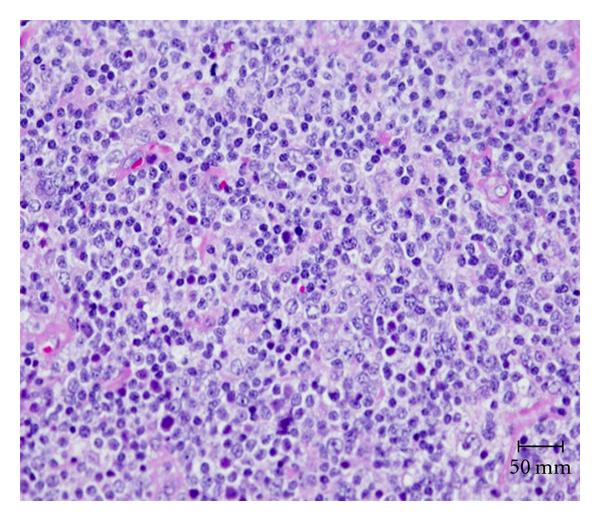
#> input picture MALT_from_paper.jpg, 600 x 521 px
$ jupyter execute Automatic_analysis_of_MALT_HE_image.ipynb   (shell and % lines are left out)
#> lines starting #> are read from the running program, lines starting #| are printed output that depends on the picture; after the words box and inside, x2 and y2 are one past the last pixel; in counts of white or black regions, pixels touching at a corner belong together
<a href="https://colab.research.google.com/github/jurader/automatic_analysis_of_MALT_HE_image/blob/main/Automatic_analysis_of_MALT_HE_image.ipynb" target="_parent"></a>

# Demo

For demo, please select "Runtime" -> "Run all cells" menu of Google Colaboratory.

## Demo image

The image in our Github repository is obtained from the following paper.

https://www.hindawi.com/journals/crigm/2011/945752/

# Analysis of your images

For analysis of your images, please upload your images to Google Colaboratory using "Upload to Session Storage" button. In addition, please add file paths of your images to list.csv.

[cell 1]
%cd automatic_analysis_of_MALT_HE_image/

[cell 2]
import os

import numpy as np
import pandas as pd
import skimage


def run_all(args):
    df = pd.read_csv(args.i)
#> (reads list.csv from the repository)
    N = len(df)

    results = []
    paths = df["filepath"]

    for i in range(N):
        i = paths[i]
        tim = skimage.io.imread(i)
#> tim is the input picture: shape (521, 600, 3); mean R, G, B 187.7, 167.2, 216.8

        r = tim[:,:,0]
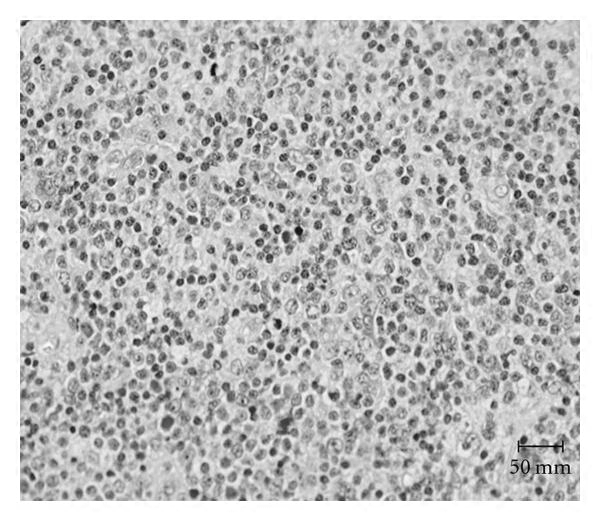
#> r: shape (521, 600); min 0, max 255, mean 187.7
        g = tim[:,:,1]
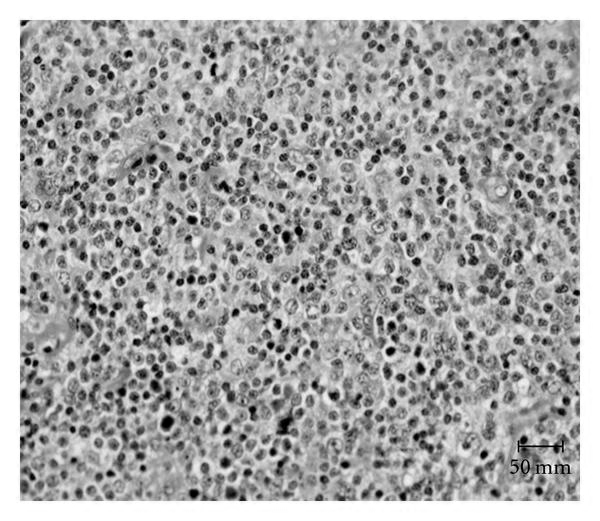
#> g: shape (521, 600); min 0, max 255, mean 167.2
        b = tim[:,:,2]
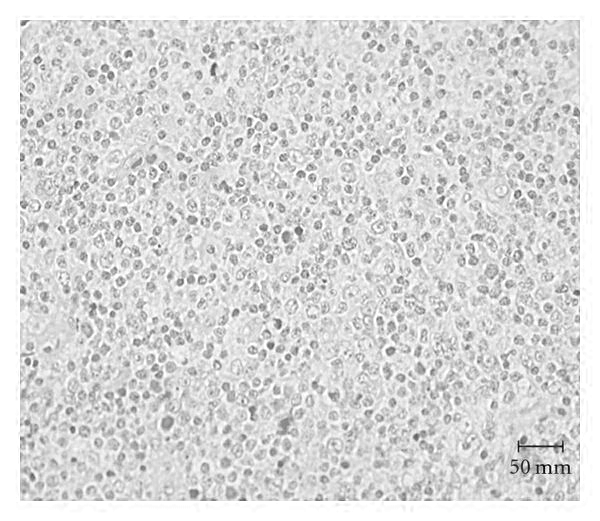
#> b: shape (521, 600); min 1, max 255, mean 216.8
        sh = r.shape
#> sh = (521, 600)

        if args.tr is None:
            mask_r = np.ones(sh)
        else:
            mask_r = (r > args.tr).astype(np.uint8)
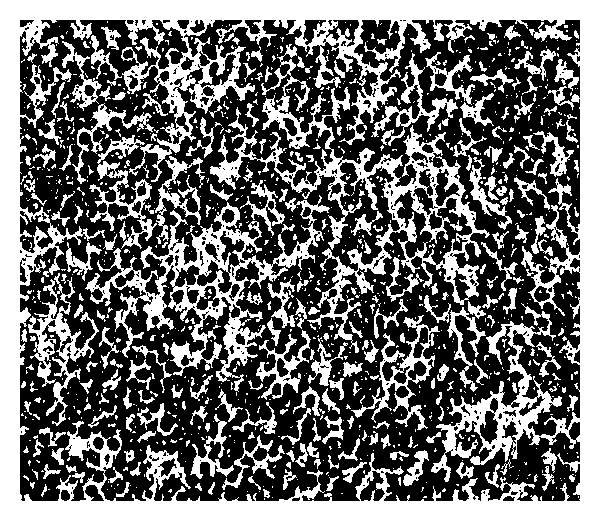
#> mask_r: shape (521, 600); values 0 (black) and 1 (white), 42.3% white; 1112 white regions (848 under 20 px), largest, box (x1, y1, x2, y2) and area: (0, 0, 600, 521) 68632, (210, 44, 490, 353) 12433, (85, 195, 330, 392) 9767

        if args.tg is None:
            mask_g = np.ones(sh)
        else:
            mask_g = np.logical_and(g>args.tg, g<args.tgg).astype(np.uint8)
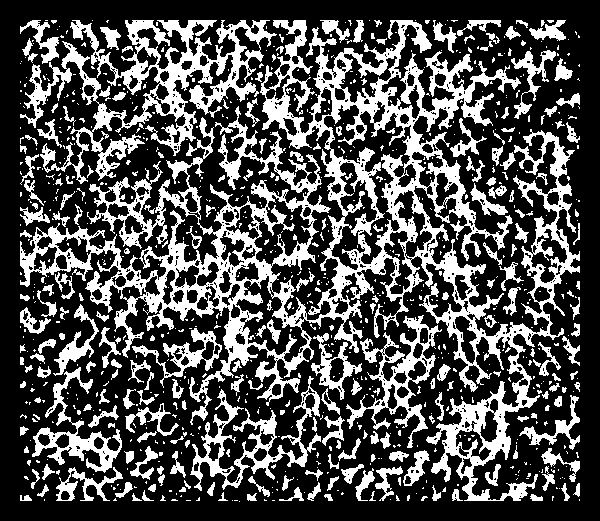
#> mask_g: shape (521, 600); values 0 (black) and 1 (white), 31% white; 884 white regions (654 under 20 px), largest, box (x1, y1, x2, y2) and area: (20, 20, 580, 501) 51012, (20, 20, 277, 184) 10885, (190, 376, 321, 491) 3245

        if args.tb is None:
            mask_b = np.ones(sh)
        elif args.tb == -1:
            mask_b = (r > b).astype(np.uint8)
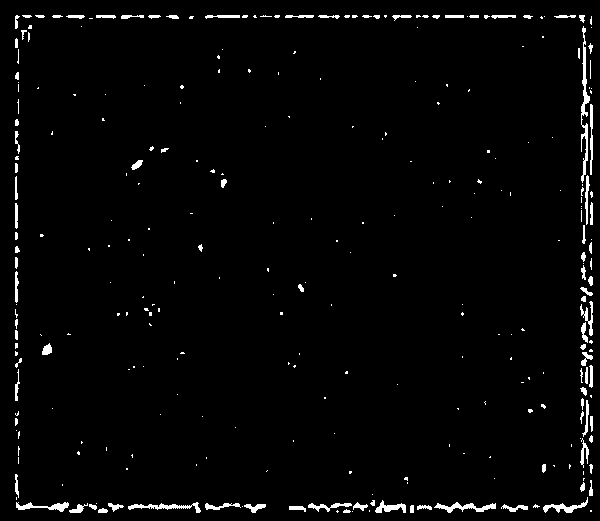
#> mask_b: shape (521, 600); values 0 (black) and 1 (white), 2.3% white; 291 white regions (195 under 20 px), largest, box (x1, y1, x2, y2) and area: (581, 26, 590, 183) 508, (434, 502, 496, 513) 286, (128, 502, 201, 513) 277
        else:
            mask_b = (b > args.tb).astype(np.uint8)

        m = ((mask_r + mask_g + mask_b) > 2).astype(np.uint8)
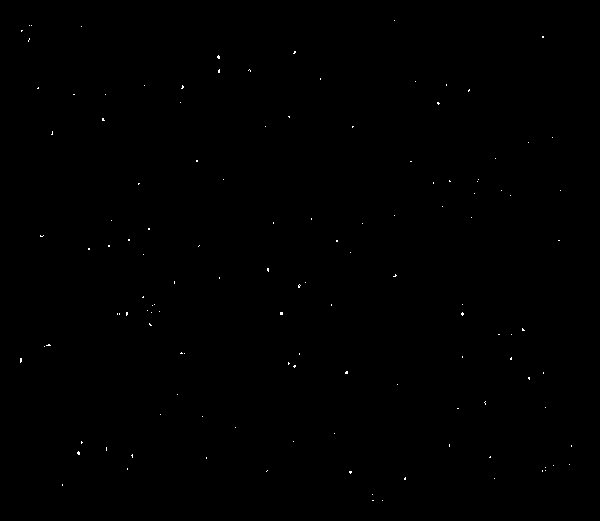
#> m: shape (521, 600); values 0 (black) and 1 (white), 0.12% white in thin lines or dots, all inside (x1, y1, x2, y2) = (20, 20, 572, 501)
        v = m.sum()
#> v = 364

        results.append(v)
        print(v, i)
#| 364 MALT_from_paper.jpg

    final_df = pd.DataFrame(results)
#> final_df = table of 1 rows and 1 columns
    final_df["filepath"] = df["filepath"]

    path = "%s/%s.csv" % (args.o, sig)
    print("Saving CSV:", path)
    final_df.to_csv(path, header=True, index=False)

    return


######################################
# Main
######################################
if __name__ == "__main__":
    import argparse
    parser = argparse.ArgumentParser()
    parser.add_argument("-i", type=str, default="./list.csv")
    parser.add_argument("-o", type=str, default="./result_csv/")
    parser.add_argument("--tr", type=int, default=200)
    parser.add_argument("--tg", type=int, default=175)
    parser.add_argument("--tgg", type=int, default=225)
    parser.add_argument("--tb", type=int, default=-1)

    args = parser.parse_args(args=[])
    csv = os.path.basename(args.i).replace(".", "_")
    args.sig = sig = "%s__tr%s_tg%s_tgg%s_tb%s" % (csv, args.tr, args.tg, args.tgg, args.tb)

    print(args)
    os.makedirs(args.o, exist_ok=True)

    run_all(args)
